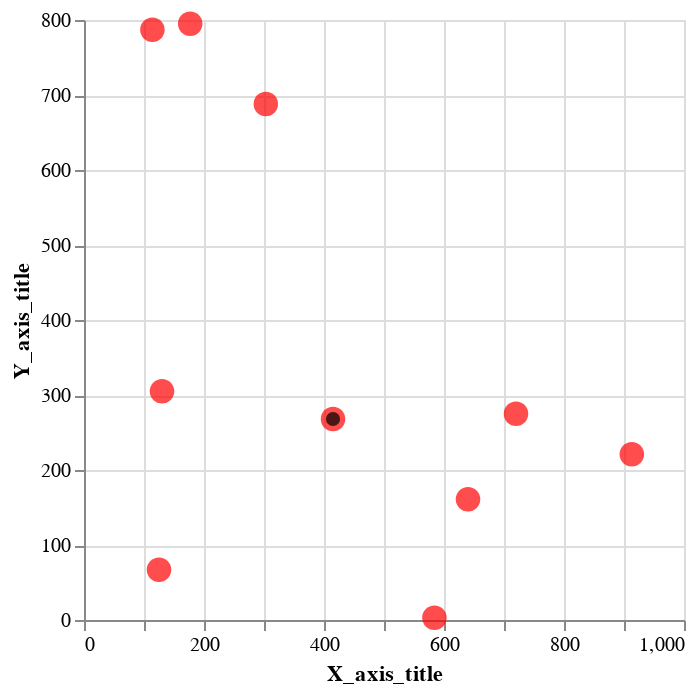

Write notebook code for a chart like this one.
### Code cell
point_in_scatterplot(data,small_data, 'X_axis_title','Y_axis_title')

### Figure 1 — Vega-Lite specification as saved in the notebook (floating-point values rounded to 4 significant figures)
{"config": {"view": {"continuousWidth": 300, "continuousHeight": 300}}, "layer": [{"data": {"name": "data-17a0082df0f58de4ec2b5ecbda7eb4c7"}, "mark": {"type": "point", "filled": true, "size": 150}, "encoding": {"color": {"value": "red"}, "x": {"field": "x", "type": "quantitative"}, "y": {"field": "y", "type": "quantitative"}}}, {"data": {"name": "data-6e838e131cd6f6bd525731c9c82a0fd5"}, "mark": {"type": "point", "filled": true, "size": 50}, "encoding": {"color": {"value": "black"}, "x": {"axis": {"title": "X_axis_title"}, "field": "x", "type": "quantitative"}, "y": {"axis": {"title": "Y_axis_title"}, "field": "y", "type": "quantitative"}}}], "$schema": "https://vega.github.io/schema/vega-lite/v5.16.3.json", "datasets": {"data-17a0082df0f58de4ec2b5ecbda7eb4c7": [{"x": 415, "y": 268}, {"x": 640, "y": 161}, {"x": 720, "y": 275}, {"x": 125, "y": 67}, {"x": 130, "y": 305}, {"x": 584, "y": 3}, {"x": 114, "y": 787}, {"x": 303, "y": 688}, {"x": 177, "y": 795}, {"x": 913, "y": 221}], "data-6e838e131cd6f6bd525731c9c82a0fd5": [{"x": 415, "y": 268}]}}
